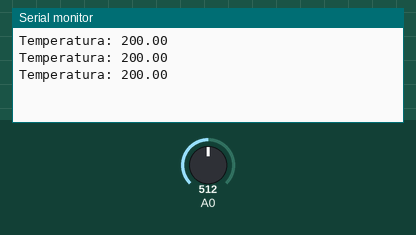
Simulated run of this sketch. Board: Arduino Uno, built with avr-gcc and run on an emulated ATmega328P. On the bench: the last lines printed to the serial monitor. The inputs (shaded band) are chosen by the test bench; at power-on: A0 = 512.

Above: at 1.3 s.
1.4 s: A0 set to 716
At 1.9 s:
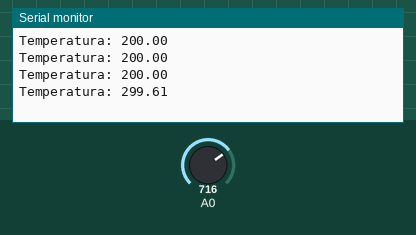
2.9 s: A0 set to 900
At 3.4 s:
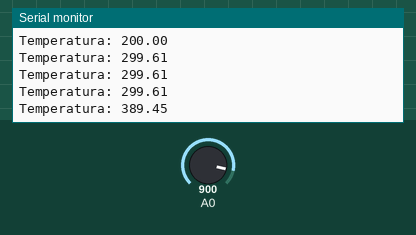
Timing chart, 0 to 5.9 s (numbered marks = the images above; inputs shaded):
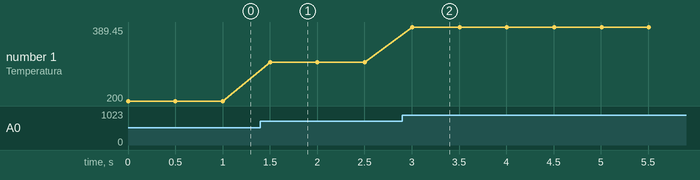

The sketch:

simple_temp1.ino
```cpp
// C++ code
//
void setup()
{
  Serial.begin(9600);
}

void loop()
{
	int valorSensor = analogRead(A0);


  	//Conversion of 10bit analog reading to volts
  	float voltSensor = (5.0/1024.0) * valorSensor;
  	//Conversion of volts to celsius
  	float temp = (voltSensor - 0.5) * 100;


  	Serial.print("Temperatura: ");
  	Serial.println(temp);


  	delay(500);

}
```

Measured:
- after the input at 1.4 s, the serial monitor: prints a new line after 0.10 s (image 1)
- after the input at 2.9 s, the serial monitor: prints a new line after 0.10 s (image 2)
- plotted number 1: 200 → 299.61 after the input at 1.4 s, 299.61 → 389.45 after the input at 2.9 s
